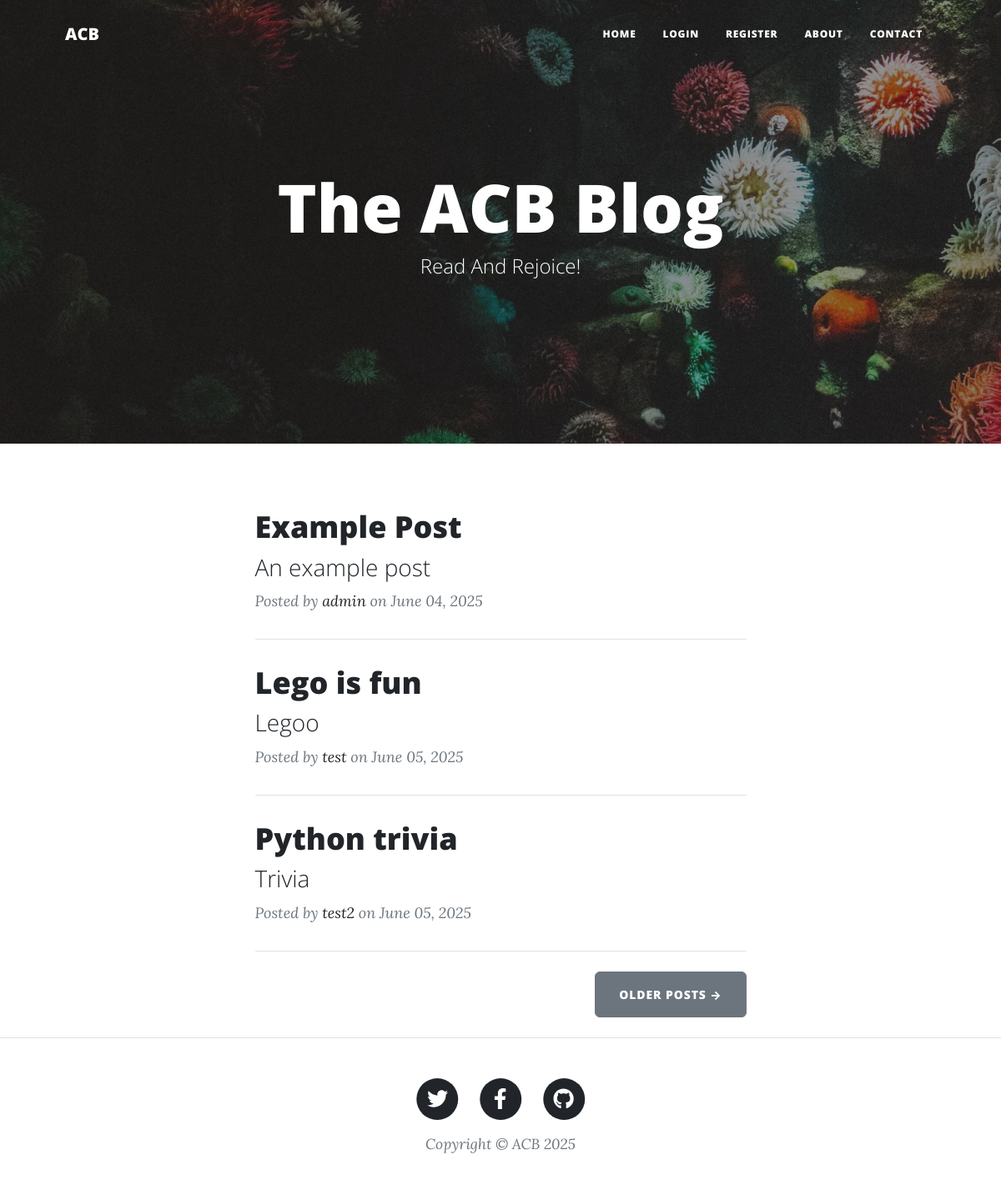
The page / on the database its author committed.
### main.py (models this page shows)
class BlogPost(db.Model):
    __tablename__ = "blog_posts"
    id: Mapped[int] = mapped_column(Integer, primary_key=True)
    title: Mapped[str] = mapped_column(String(250), unique=True, nullable=False)
    subtitle: Mapped[str] = mapped_column(String(250), nullable=False)
    date: Mapped[str] = mapped_column(String(250), nullable=False)
    body: Mapped[str] = mapped_column(Text, nullable=False)
    author: Mapped['User'] = relationship(back_populates='posts')
    author_id: Mapped[int] = mapped_column(ForeignKey('users.id'))
    img_url: Mapped[str] = mapped_column(String(250), nullable=False)
    comments: Mapped[List['Comment']] = relationship(back_populates='parent_blog')

class User(UserMixin, db.Model):
    __tablename__ = "users"
    id: Mapped[int] = mapped_column(Integer, primary_key=True)
    name: Mapped[str] = mapped_column(Text, nullable=False)
    email: Mapped[str] = mapped_column(Text, nullable=False, unique=True)
    password: Mapped[str] = mapped_column(Text, nullable=False)
    posts: Mapped[List['BlogPost']] = relationship(back_populates='author')
    comments: Mapped[List['Comment']] = relationship(back_populates='author')

### main.py (the view)
@app.route('/')
def get_all_posts():
    result = db.session.execute(db.select(BlogPost))
    posts = result.scalars().all()
    return render_template("index.html", all_posts=posts)

### templates/index.html (shortened to what this page needs)
{% include "header.html" %}
<header
    class="masthead"
    style="background-image: url('../static/assets/img/home-bg.jpg')"
>
    <div class="container position-relative px-4 px-lg-5">
        <div class="row gx-4 gx-lg-5 justify-content-center">
            <div class="col-md-10 col-lg-8 col-xl-7">
                <div class="site-heading">
                    <h1>The ACB Blog</h1>
                    <span class="subheading">Read And Rejoice!</span>
                </div>
            </div>
        </div>
    </div>
</header>
<div class="container px-4 px-lg-5">
    <div class="row gx-4 gx-lg-5 justify-content-center">
        <div class="col-md-10 col-lg-8 col-xl-7">
            {% for post in all_posts %}
            <div class="post-preview">
                <a href="{{ url_for('show_post', post_id=post.id) }}">
                    <h2 class="post-title">{{ post.title }}</h2>
                    <h3 class="post-subtitle">{{ post.subtitle }}</h3>
                </a>
                <p class="post-meta">
                    Posted by
                    <a href="#">{{post.author.name}}</a>
                    on {{post.date}}
                </p>
            </div>
            <hr class="my-4" />
            {% endfor %}
            <div class="d-flex justify-content-end mb-4">
                <a class="btn btn-secondary text-uppercase" href="#!"
                    >Older Posts →</a
                >
            </div>
        </div>
    </div>
</div>
{% include "footer.html" %}

### templates/header.html (shortened to what this page needs)
<!DOCTYPE html>
<html lang="en">
    <head>
        {% block styles %}
        {{ bootstrap.load_css() }}
        <link
            href="{{ url_for('static', filename='css/styles.css') }}"
            rel="stylesheet"
        />
        {% endblock %}
    </head>
    <body>
        <nav class="navbar navbar-expand-lg navbar-light" id="mainNav">
            <div class="container px-4 px-lg-5">
                <a class="navbar-brand" href="/">ACB</a>
                <div class="collapse navbar-collapse" id="navbarResponsive">
                    <ul class="navbar-nav ms-auto py-4 py-lg-0">
                        <li class="nav-item">
                            <a
                                class="nav-link px-lg-3 py-3 py-lg-4"
                                href="{{ url_for('get_all_posts') }}"
                                >Home</a
                            >
                        </li>
                        {% if not current_user.is_authenticated %}
                        <li class="nav-item">
                            <a
                                class="nav-link px-lg-3 py-3 py-lg-4"
                                href="{{ url_for('login') }}"
                                >Login</a
                            >
                        </li>
                        <li class="nav-item">
                            <a
                                class="nav-link px-lg-3 py-3 py-lg-4"
                                href="{{ url_for('register') }}"
                                >Register</a
                            >
                        {% endif %}
                        <li class="nav-item">
                            <a
                                class="nav-link px-lg-3 py-3 py-lg-4"
                                href="{{ url_for('about') }}"
                                >About</a
                            >
                        </li>
                        <li class="nav-item">
                            <a
                                class="nav-link px-lg-3 py-3 py-lg-4"
                                href="{{ url_for('contact') }}"
                                >Contact</a
                            >
                        </li>
                    </ul>
                </div>
            </div>
        </nav>
    </body>
</html>

### templates/footer.html (shortened to what this page needs)
        <footer class="border-top">
          <div class="container px-4 px-lg-5">
              <div class="row gx-4 gx-lg-5 justify-content-center">
                  <div class="col-md-10 col-lg-8 col-xl-7">
                      <ul class="list-inline text-center">
                          <li class="list-inline-item">
                              <a href="#!">
                                  <span class="fa-stack fa-lg">
                                      <i class="fas fa-circle fa-stack-2x"></i>
                                      <i class="fab fa-twitter fa-stack-1x fa-inverse"></i>
                                  </span>
                              </a>
                          </li>
                          <li class="list-inline-item">
                              <a href="#!">
                                  <span class="fa-stack fa-lg">
                                      <i class="fas fa-circle fa-stack-2x"></i>
                                      <i class="fab fa-facebook-f fa-stack-1x fa-inverse"></i>
                                  </span>
                              </a>
                          </li>
                          <li class="list-inline-item">
                              <a href="#!">
                                  <span class="fa-stack fa-lg">
                                      <i class="fas fa-circle fa-stack-2x"></i>
                                      <i class="fab fa-github fa-stack-1x fa-inverse"></i>
                                  </span>
                              </a>
                          </li>
                      </ul>
                      <div class="small text-center text-muted fst-italic">Copyright &copy; ACB 2025</div>
                  </div>
              </div>
          </div>
      </footer>
  </body>
</html>

### rows shown on the page
BlogPost: title "Example Post", subtitle "An example post", author.name "admin", date "June 04, 2025"
BlogPost: title "Lego is fun", subtitle "Legoo", author.name "test", date "June 05, 2025"
BlogPost: title "Python trivia", subtitle "Trivia", author.name "test2", date "June 05, 2025"
